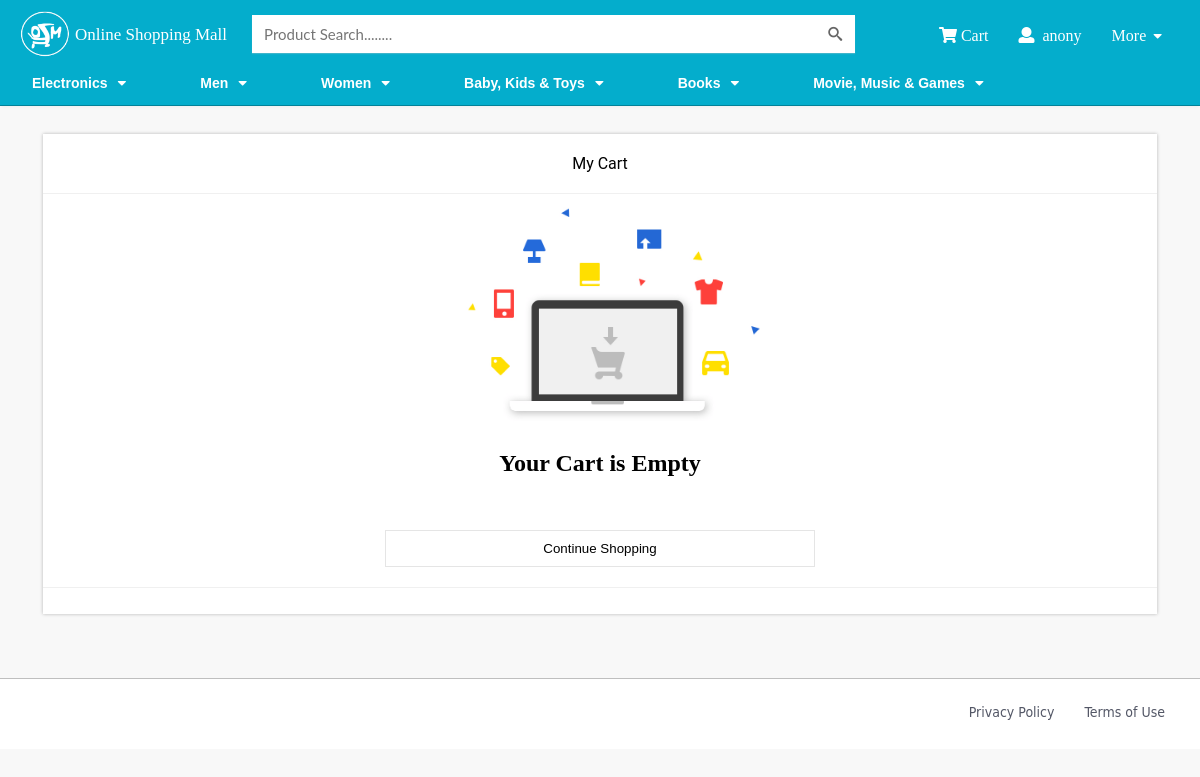
The page /cart/cart_view/ (signed in) on the database its author committed.
### products/models.py (models this page shows)
class product_category(models.Model):
    product_category_name = models.CharField(max_length=20)
    def __str__(self):
        return self.product_category_name

### cart/views.py (the view)
# urls.py: path('cart_view/', views.view_cart, name='view_cart'),
@login_required(login_url="/login_user/")
def view_cart(request):
    try:
        cart_prod = cart.objects.filter(cart_auth_id=request.user, check=True)
        cart_price = 0.0
        cart_con = 0
        for car in cart_prod:
            p = car.cart_product_id.product_price
            cart_price += p
            cart_con += 1
        cart_quan = True
        return render(request, 'cart/cart.html', {'cart': cart_prod, 'cart_count': cart_quan, 'cart_con': cart_con, 'cart_price': cart_price})
    except cart.DoesNotExist:
        cart_quan = False
        return render(request, 'cart/cart.html', {'cart_count': cart_quan})

### products/context_processors.py (called while the page is built)
def add_variable_to_context(request):
    product = product_category.objects.all()
    no = 10
    return {
        'product_category': product,
        'no': no
    }

### products/models.py (called while the page is built)
    def __str__(self):
        return self.product_type_name

### cart/templates/cart/cart.html
{% extends 'base.html' %}
{% block body %}
    {% load static %}
<br>
<div class="header-container prodlist_no2">
	{% if cart %}
	<div class="main-cart">
		<div class="cart-contain-ctn" style="background-color: white;box-shadow:0 2px 4px 0 rgba(0,0,0,0.16),0 2px 3px 0 rgba(0,0,0,0.12)!important;">
			<div class="cart-header-ctn">My Cart</div>
			<div class="cart-info-ctn">
				{% for carts in cart %}
					<div class="main-cart-box">
						<table border="0" style="width:100%;">
							<tr>
								<td>
									<div class="cart-in">
										<div class="cart-in-img">
											{% for pg in carts.cart_product_id.product_gallery_set.all|slice:":1" %}
											<img src="{{ pg.gallery_name.url }}" class="cart-in-img-cl">
											{% endfor %}
										</div>
									</div>
								</td>
								<td>
									<div class="cart-in">
										<div class="cart-in-title" style="padding-bottom:6px;">
											{{ carts.cart_product_id.product_name }}
										</div>
										<div class="cart-in-mrp" style="padding-top:0;">
											<span class="dark-font">
												{{ carts.cart_product_id.product_type_id }}
											</span>
										</div>
										<div class="cart-in-resller">
											<span class="dark-font">Seller :
											</span>
											{{ carts.cart_product_id.seller_id }}
										</div>
										<div class="cart-in-mrp">
											<span class="dark-font">Price :</span>
										 	Rs.{{ carts.cart_product_id.product_price|floatformat:'2' }}
										</div>
									</div>
								</td>
								<td>
									<ul class="cart-in" style="list-style-type: none;padding: 0;margin: 0;">
										<li class="cart-in-qt"style="float: left!important;" >
                                        <form role="form" action="{% url 'cart:plus_minus' carts.cart_product_id.product_name %}" method="post" enctype="multipart/form-data">
                                        	{% csrf_token %}
											<button type="submit" class="cart-in-bt" style="margin: 2px;" name="plus">+</button>
											<input type="text" value="{{ carts.cart_quantity }}" name="qun" id='id1' style="width:15%;padding: 5px;float:left;margin-top: 2px;"readonly>
                                        	<button type="submit" class="cart-in-bt" style="margin: 2px;" name="minus">-</button>
                                        </form>
										</li>
										<li class="cart-in-rmv" style="float: right!important;">
											<a href="{% url 'cart:cart_remove' carts.cart_product_id.product_name %}" style="text-decoration: none;color: black;">
												<button type="button" class="rmv-bt-edit">Remove</button>
											</a>
										<li/>
									</ul>
								</td>
							</tr>
						</table>
					</div>
				{% endfor %}
				</div>
				<div class="cart-header-ctn">
					<a href="{% url 'products:index' %}"><button type="button" class="shop-bt" >Continue Shopping</button></a>
					<a href="{% url 'cart:cart_order' %}"><button type="button" class="shop-bt">Buy Now</button></a>
				</div>
			</div>
	</div>
	<div class="cart-price-ctn">
		<div class="cart-header-ctn">
				Price & Items
		</div>
		<div class="cart-info-price">
			<table class="price-tbl">
				<tr>
					<td>Item</td>
					<td align="right">{{ cart_con }}</td>
				</tr>
				<tr>
					<td>Price</td>
					<td align="right">Rs.{{ cart_price }}</td>
				</tr>
				<tr>
					<td>Shipping Charge</td>
					<td align="right"> - </td>
				</tr>
				<tr>
					<td colspan="2" style="border-bottom:1px solid #878787;height:5px;border-bottom-style:dotted;"></td>
				</tr>
				<tr class="item-ship-price">
					<td>Total Payment</td>
					<td align="right">{{ cart_price }}</td>
				</tr>
			</table>
		</div>
	</div>
{% else %}
	<div class="main-cart" style="height:480px;">
			<div class="cart-header-ctn">My Cart</div>
				<div class="cart-info-ctn" style="width:300px;margin-left:auto;margin-right:auto;">
					<div class="main-cart-box" style="border:none;">
						<img src="{% static 'images/empty-cart_ee6141.png' %}" style="width:300px;">
						<h2 align="center">Your Cart is Empty</h2>
					</div>
				</div>
				<div class="cart-header-ctn">
					<a href="{% url 'products:index' %}">
					<button type="button" class="shop-bt" >Continue Shopping</button>
					</a>
				</div>
			</div>
{% endif %}
</div>
<br>
{% endblock %}

### templates/base.html (shortened to what this page needs)
<!DOCTYPE html>
<html>
<head>
<title>{% block title %}Online Shopping Mall{% endblock %}</title>{% load static %}
<link href="{% static 'css/main.css' %}" rel="stylesheet" type="text/css">
<link href="{% static 'css/fontawesome.min.css' %}" rel="stylesheet" type="text/css">
<link href="{% static 'css/media.css' %}" rel="stylesheet" type="text/css">
<link href="{% static 'css/short.css' %}" rel="stylesheet" type="text/css">
<link href="{% static 'css/font.css' %}" rel="stylesheet" type="text/css">
<link href="{% static 'fonts/style.css' %}" rel="stylesheet" type="text/css">
</head>
<body>
<div class="main-header">
	<div class="header">
    <div class="header-container">
    	<a href="{% url 'products:index' %}">
        <div class="left-header">
        <div class="header-image">
          <img src="{% static 'images/01.png' %}" class="left-header-logo" alt="online-shop-logo">
        </div>
        <div class="header-font">Online Shopping Mall</div>
      </div>
        </a>
      <div class="middle-header">
      	<form role="search" method="get" action="{% url 'products:search' %}">
        <input type="search" autofocus class="box-a" placeholder="Product Search........" autocomplete="on"  name="q" value="{{ request.GET.q }}" />
        <button type="submit" class="btn"><span class="icon-search"></span></button>
			</div>
        {% if request.user.is_authenticated %}
            <ul class="right-header" style="list-style-type: none;">
                <a href="{% url 'cart:view_cart' %}"><li class="btn2"><i class="fa fa-shopping-cart"></i> Cart</li></a>
                <li class="btn2" id="mid2"><i class="fa fa-user"></i>&nbsp;&nbsp;{{ user.username }} </li>
                <li class="btn2" id="mid">More <i class="font-st1 fa fa-caret-down"></i>
                </li>
            </ul>
        {% endif %}
    </div>
  </div>
 	<div class="menu-container">
		<ul class="ul-cls">
		{% for pro_cat in product_category %}
			<li class="li-data"><a href="#" class="lin" >{{ pro_cat }}<i class="font-st fa fa-caret-down"></i></a>
			</li>
		{% endfor %}
		</ul>
	</div>
</div>
{% block body %}
{% endblock %}
<br>
<br>
<div class="main-header-btm" style="background: white;">
	<div class="header-btm header-container">
		<div class="btm-align"></div>
		<div class="btm-align-right">Terms of Use</div>
		<div class="btm-align-right">Privacy Policy</div>
	</div>
</div>
</body>
</html>

### static/css/main.css (style rules this page uses)
body { margin:0; background:url(https://securepics.ebaystatic.com/aw/pics/cmp/ds3/imgbg.jpg) repeat 0 0 #f8f8f8; padding:0; height: 100%; letter-spacing: 0; }
.main-header { border-bottom: 1px solid rgba(0,0,0,0.25); box-shadow: 0 3px 2px -2px rgba(200,200,200,0.2); background:#04adcc; }
.main-header-btm { border-top: 1px solid rgba(0,0,0,0.25); color:#535766; width: 100%; font-size: 14px; }
.btm-align-right { float: right; padding: 15px; }
.header { height:70px; }
.header-btm { font-family:"Gill Sans", "Gill Sans MT", "Myriad Pro", "DejaVu Sans Condensed", Helvetica, Arial, sans-serif; height:70px; margin-left: auto; margin-right: auto; }
.btm-align { padding: 14px; float: left; }
.left-header { padding-right:15px; float:left; }
.right-header { float:right; margin:0; padding:5px; margin-top:-40px; }
.left-header-logo { width:50px; height:48px; }
.header-font { float:left; padding-top:14.5px; padding-left:5px; color:#fff; font-size:17px; font-family:"Bell Gothic Std"; }
.header-image { float:left; }
.middle-header { padding-top:5px; }
.box-a { -webkit-rtl-ordering: logical; cursor: auto; margin-left:10px; background:#ffffff; width: 45%; line-height: 1.4; border: 0; -webkit-font-smoothing: antialiased; box-shadow:0 1px 1px rgba(200,200,200,0.3); outline-color:#fff; border-radius:0px; height:38px; padding: 12px 12px 12px; padding-right: 40px; font-family: 'Lato', Calibri, Arial, sans-serif; font-size: 15px; color: #2c3e50; }
.btn { background-color:transparent; padding-top: 9px; padding-left:9px; border-radius:0px; padding-right: 9px; padding-bottom:5px; margin-left: -40px; border:none; cursor: pointer; outline:none }
.btn2 { outline:none; border:none; display: inline-block; color:#fff; font-size:16px; padding-top:9px; padding-bottom:9px; padding-left:13px; padding-right:13px; background:none; font-weight:400; font-family:"Bell Gothic Std"; }
.li-data { display:inline; padding-top:5px; width: inherit; margin-left: auto; margin-right: auto; position:relative; padding-bottom:1px; padding-right:78px; padding-left:10px; text-decoration:none; }
.lin { text-decoration:none; font-size:14px; font-weight:700; color:#fff; font-family:"Raleway",sans-serif; line-height:1px; }
.ul-cls { padding:2px; margin:0; width:inherit; list-style-type:none; }
.font-st { margin-left: 10px; font-size: 14px; }
.font-st1 { margin-left: 3px; margin-bottom: 4px; font-size: 14px; }
* { box-sizing: border-box; }
.prodlist_no2 { height: auto; display: table; padding-bottom: 10px !important; }
.main-cart { margin-left: auto; margin-right: auto; width:96%; background-color: white; box-shadow: 0 0px 4px 0 rgba(0,0,0,0.16),0 0px 3px 0 rgba(0,0,0,0.12)!important; }
.cart-header-ctn { padding: 20px; border-bottom:1px solid #f0f0f0; text-align: center; font-family:Roboto, Arial, sans-serif; }
.main-cart-box { padding: 10px; height: 100%; border-bottom:1px solid #f0f0f0; }
.cart-info-ctn { padding: 3px; }
.shop-bt { padding: 10px; background-color: white; outline: none; padding-left:20px; padding-right: 20px; margin-left: 15px; width:40%; margin-right: 15px; border: 1px solid rgba(0, 0, 0, 0.10); }

### static/css/short.css (style rules this page uses)
body { background:url(https://securepics.ebaystatic.com/aw/pics/cmp/ds3/imgbg.jpg) repeat 0 0 #f8f8f8; }

### rows shown on the page
product_category: product_category_name "Electronics"
product_category: product_category_name "Men"
product_category: product_category_name "Women"
product_category: product_category_name "Baby, Kids & Toys"
product_category: product_category_name "Books"
product_category: product_category_name "Movie, Music & Games"

### other values the page prints
{{ user.username }} "anony"
